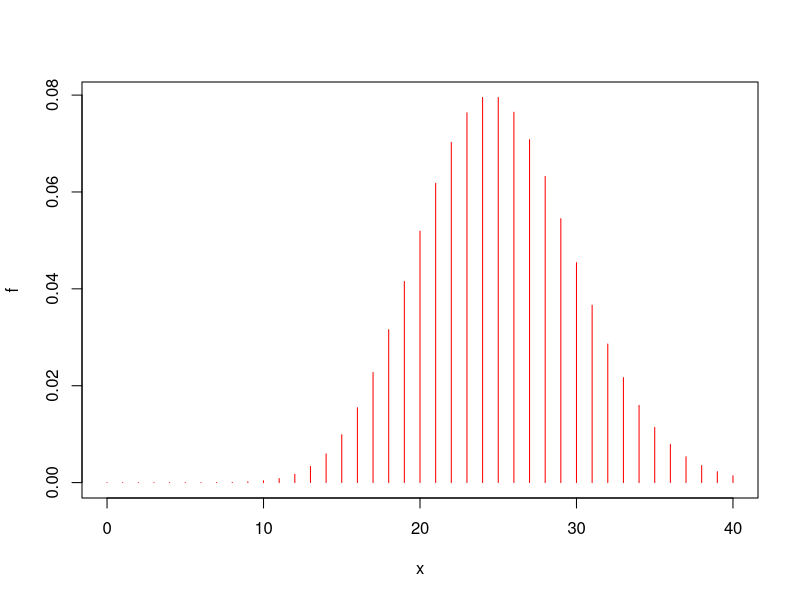
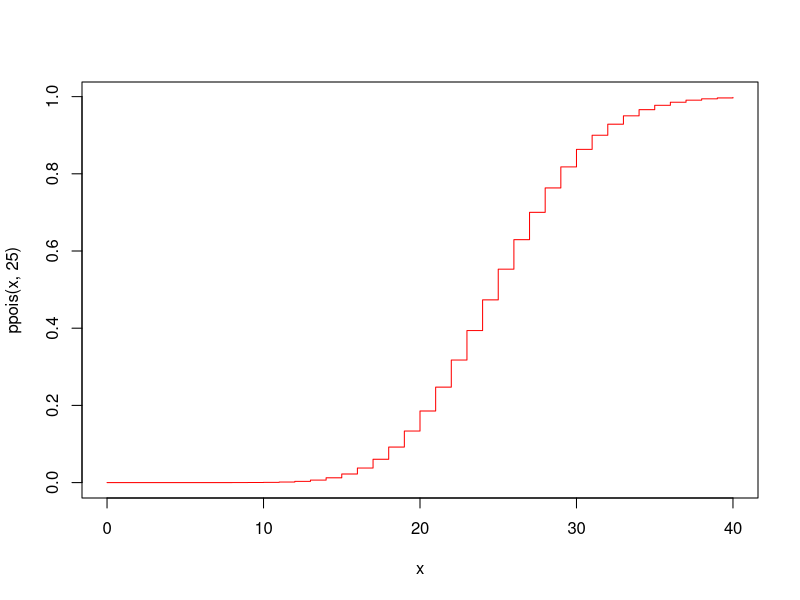
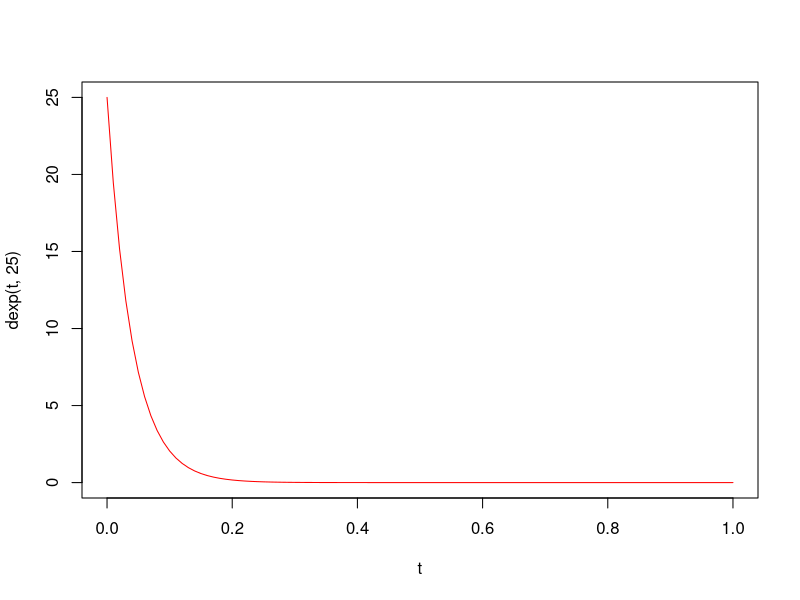
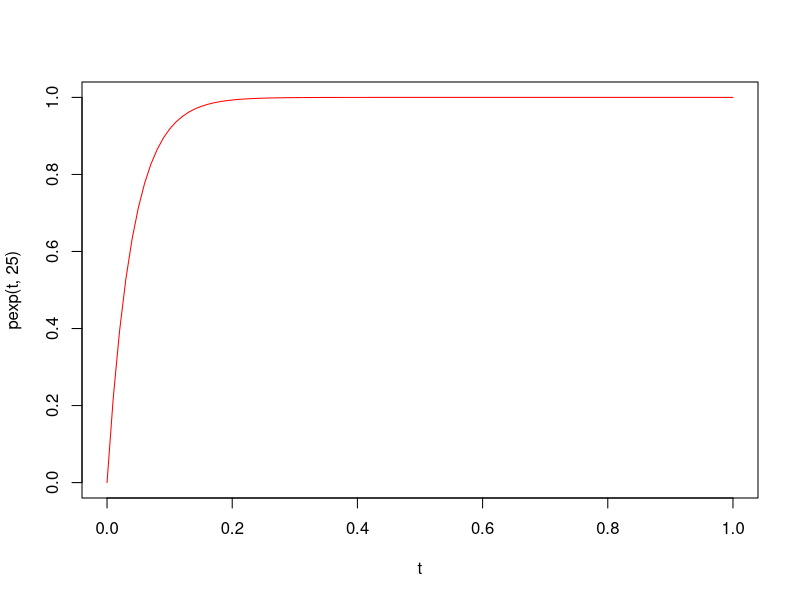

Write the R code that produced these figures, in order.
#Pregunta 1

#Primer identifiquem quin model és
#Despres indentifiquem els paràmetres del model (n,p,etc)
#Per últim, calculem les probabilitats i el que ens demana l'enunciat

#Model de Poisson: X~Poisson(λ) λ = 25, E(x)=λ
#P(X=20)
exp(-25)*25^20/factorial(20)
dpois(20,25) #20 és la x i 25 és la λ

#Primer pintem la Poisson:
x <- 0:40
f <- dpois(x,25)

plot(x, f, type="h", col="red")
#Quant calculem f(20) calculem la xinxeta que esta sobre el 20

#P(X<=20)? = f(0)+f(1)+...+f(20) = ppois
ppois(20, 25)

#P(18 <= X <= 22)? 
ppois(22, 25) - ppois(17, 25) #agafem les xinxetes fins a 25 i treiem les que no volem

#Pintem la distribució de Poisson F(x), és el sumatori de les f(x)
plot(x, ppois(x,25), type = "s", col="red")

#Mediana (q és de quantile)
qpois(0.5, 25)

#Primer quartil
qpois(0.25, 25)

#dpois = f(x), ppois = F(x), qpois = F^-1(x) = quartils, rpois = simulació

#Apartat a) P(T=0.033)?
0
#Apartat b) P(T>= 0.052) = P(T<=0.052) pq és continua
1-pexp(0.052, 25)

#Funció densitat
t <- seq(0,1,0.01)
plot(t, dexp(t,25), type="l", col="red")
#Distribucó
plot(t,pexp(t,25),type="l", col="red")

#Apartat c)
#rexp = simulació
rexp(2,25) #num experiments i lambda

mean(rexp(500000,25)) #mitjana dels experiments 
#En l'infinit, la mitjana dels experiments és la esperança E(x), per tant, E(x)=1/λ
1/25
